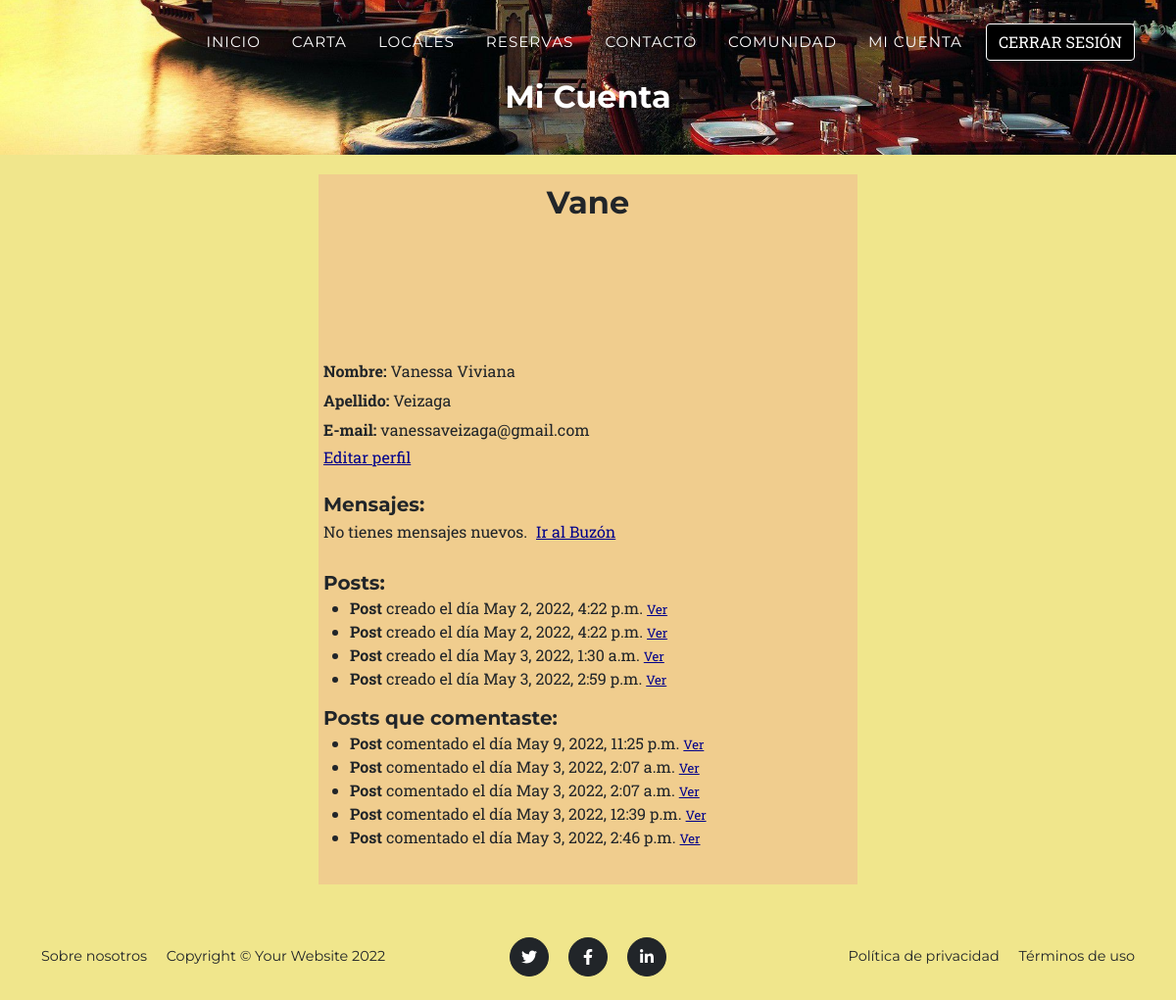
The app's page /AppRestaurante/miCuenta (signed in), older data.
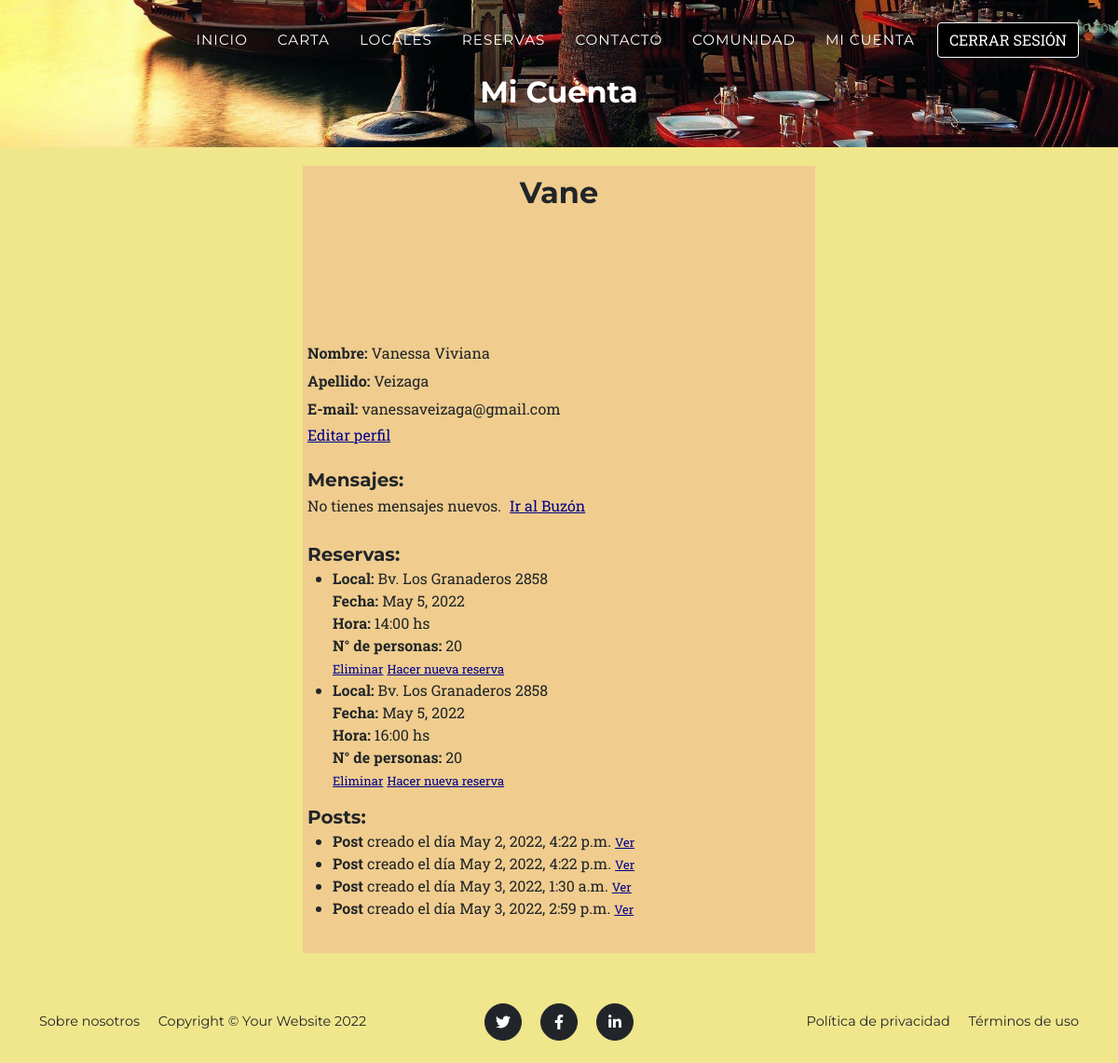
The same page, newer data.
### AppRestaurante/models.py (models this page shows, shortened)
class Post(models.Model):
    user = models.ForeignKey(User, on_delete=models.CASCADE, related_name="posts")
    fecha = models.DateTimeField(auto_now_add=True)
    contenido = models.TextField(max_length=255)
    imagen = models.ImageField(upload_to='posts', null=True, blank=True)

class Comentario(models.Model):
    post = models.ForeignKey(Post, on_delete=models.CASCADE, blank=True, null=True, related_name="comentarios")
    user = models.ForeignKey(User, on_delete=models.CASCADE, related_name="comentarios")
    fecha = models.DateTimeField(auto_now_add=True)
    contenido = models.TextField(max_length=255)

class Reserva(models.Model):
    user = models.ForeignKey(User, on_delete=models.CASCADE, related_name="reservas")
    dia = models.DateField()
    horario = models.CharField(max_length=5)
    cantidad_personas = models.PositiveIntegerField()
    local = models.ForeignKey(Local, on_delete=models.CASCADE)

class Local(models.Model):
    provincia = models.CharField(max_length=20)
    localidad = models.CharField(max_length=20)
    direccion = models.CharField(max_length=40)
    telefono = models.CharField(max_length=15)
    capacidad = models.IntegerField()
    imagen = models.ImageField(upload_to='local', null=True, blank=True)

### AppRestaurante/views.py (the view)
# urls.py: path('miCuenta', views.miCuenta, name="MiCuenta"),
@login_required
def miCuenta(request):
    perfil = User.objects.get(username = request.user)
    mensajes = len(Mensaje.objects.filter(destinatario = request.user).filter(no_leido = True))
    return render(request, "miCuenta.html", {"perfil": perfil, "mensajes": mensajes})

### AppRestaurante/Templates/miCuenta.html (shortened to what this page needs)
{% extends 'padre.html' %}
{% load static %}
{% block header %}<h2>Mi Cuenta</h2>{% endblock header %}
{% block contenidoQueCambia %}
<section style="margin-bottom: 30px;" class="contenido">
    <h2>{{user.username}}</h2>
    <div class="perfil" style="background-image: url('{{user.imagen.url}}');"></div>
    <p><b>Nombre: </b>{{user.first_name}}</p>
    <p><b>Apellido: </b>{{user.last_name}}</p>
    <p><b>E-mail: </b>{{user.email}}</p>
    <a class="link" href="{% url 'EditarPerfil' %}">Editar perfil</a>
    <br><br>
    <h5>Mensajes:</h5>
    {% if mensajes %}
        <p>
            Tienes <b>{{mensajes}}</b> mensaje/s no leído/s.
            <a class="link" href="{% url 'Buzon' %}">Ir al Buzón</a>
        </p>
    {% else %}
        <p>
            No tienes mensajes nuevos.
            <a class="link" href="{% url 'Buzon' %}">Ir al Buzón</a>
        </p>
    {% endif %}
    <br>
    {% if user.reservas.all %}
        <h5>Reservas:</h5>
        <ul style="list-style-position: outside;">
            {% for reserva in  user.reservas.all%}
            <li><b>Local:</b> {{reserva.local.direccion}} <br>
                <b>Fecha:</b> {{reserva.dia}} <br>
                <b>Hora:</b> {{reserva.horario}} hs <br>
                <b>N° de personas:</b> {{reserva.cantidad_personas}}<br>
            </li>
            <a style="color: darkblue; font-size: small;" href="{% url 'EliminarReserva' reserva.id %}">Eliminar</a>
            <a style="color: darkblue; font-size: small;" href="{% url 'Reserva' %}">Hacer nueva reserva</a>
            {% endfor %}
        </ul>
    {% endif %}
    {% if user.posts.all %}
        <h5>Posts:</h5>
        <ul style="list-style-position: outside;">
            {% for post in user.posts.all%}
            <li><b>Post</b> creado el día {{post.fecha}}
                <a style="color: darkblue; font-size: small;" href="{% url 'DetallePost' post.id %}">Ver</a>
            </li>
            {% endfor %}
        </ul>
    {% endif %}
    {% if user.comentarios.all %}
    <h5>Posts que comentaste:</h5>
    <ul style="list-style-position: outside;">
        {% for comentario in user.comentarios.all %}
        <li><b>Post</b> comentado el día {{comentario.fecha}}
            <a style="color: darkblue; font-size: small;" href="{% url 'DetallePost' comentario.post.id %}">Ver</a>
        </li>
        {% endfor %}
    </ul>
{% endif %}
</section>
{% endblock contenidoQueCambia %}

Row changes from the older to the newer data that the page shows:
removed Comentario: fecha "May 9, 2022, 11:25 p.m."
removed Comentario: fecha "May 3, 2022, 2:07 a.m."
removed Comentario: fecha "May 3, 2022, 2:07 a.m."
removed Comentario: fecha "May 3, 2022, 12:39 p.m."
removed Comentario: fecha "May 3, 2022, 2:46 p.m."
added Reserva: local.direccion "Bv. Los Granaderos 2858", dia "May 5, 2022", horario "14:00", cantidad_personas "20"
added Reserva: local.direccion "Bv. Los Granaderos 2858", dia "May 5, 2022", horario "16:00", cantidad_personas "20"
Text that changed along with them:
text no longer shown: "Posts que comentaste:"
text now shown: "Reservas:"
